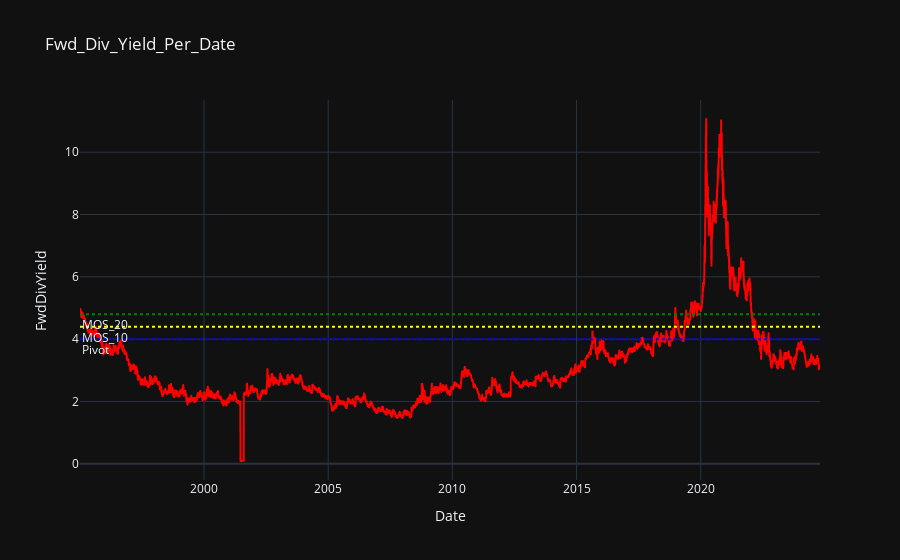

Here is the notebook cell this chart was saved with:
### Code cell
fwd_div_fig.add_hline(y=pivot, line_dash='dot', annotation_text='Pivot', annotation_position='bottom left', line_color='blue')
fwd_div_fig.add_hline(y=mos_10, line_dash='dot', annotation_text='MOS_10', annotation_position='bottom left', line_color='yellow')
fwd_div_fig.add_hline(y=mos_20, line_dash='dot', annotation_text='MOS_20', annotation_position='bottom left', line_color='green')
fwd_div_fig.show()

### Figure 1 — Plotly figure (JSON) as saved in the notebook; plotly's stock layout.template omitted (floating-point values rounded to 4 significant figures; data arrays with more than 128 entries replaced by an {"elided": "..."} marker saying what was removed)
{"data": [{"hovertemplate": "Date=%{x}<br>FwdDivYield=%{y}<extra></extra>", "legendgroup": "", "line": {"color": "red", "dash": "solid"}, "marker": {"symbol": "circle"}, "mode": "lines", "name": "", "showlegend": false, "x": {"elided": "7502 str values"}, "xaxis": "x", "y": {"elided": "7502 float values"}, "yaxis": "y", "type": "scattergl"}], "layout": {"xaxis": {"anchor": "y", "domain": [0.0, 1.0], "title": {"text": "Date"}}, "yaxis": {"anchor": "x", "domain": [0.0, 1.0], "title": {"text": "FwdDivYield"}}, "legend": {"tracegroupgap": 0}, "title": {"text": "Fwd_Div_Yield_Per_Date"}, "shapes": [{"line": {"color": "blue", "dash": "dot"}, "type": "line", "x0": 0, "x1": 1, "xref": "x domain", "y0": 4, "y1": 4, "yref": "y"}, {"line": {"color": "yellow", "dash": "dot"}, "type": "line", "x0": 0, "x1": 1, "xref": "x domain", "y0": 4.4, "y1": 4.4, "yref": "y"}, {"line": {"color": "green", "dash": "dot"}, "type": "line", "x0": 0, "x1": 1, "xref": "x domain", "y0": 4.8, "y1": 4.8, "yref": "y"}], "annotations": [{"showarrow": false, "text": "Pivot", "x": 0, "xanchor": "left", "xref": "x domain", "y": 4, "yanchor": "top", "yref": "y"}, {"showarrow": false, "text": "MOS_10", "x": 0, "xanchor": "left", "xref": "x domain", "y": 4.4, "yanchor": "top", "yref": "y"}, {"showarrow": false, "text": "MOS_20", "x": 0, "xanchor": "left", "xref": "x domain", "y": 4.8, "yanchor": "top", "yref": "y"}]}}
